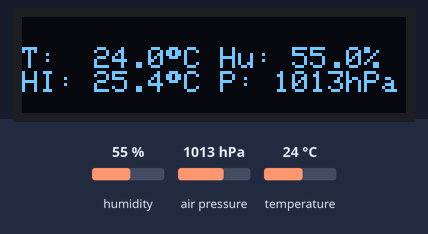
A sketch run on a simulated ESP32. Parts: 128×32 one-colour display. The test bench sets the inputs (shaded band); at power-on: humidity 55 %, air pressure 1013 hPa, temperature 24 °C. WiFi joins after 1.5 s; servers stay silent unless stated; what the sketch prints to the serial monitor is not drawn.

Above: at 3.3 s.
3.4 s: humidity set to 22 %
At 4.6 s:
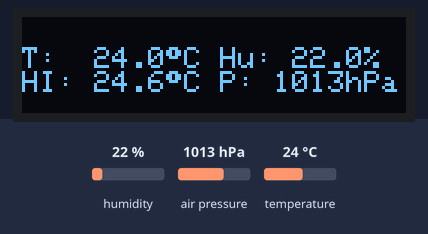
5.5 s: air pressure set to 952 hPa
At 7.5 s:
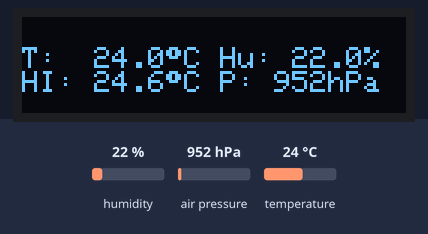
7.9 s: temperature set to 12 °C
At 9.2 s:
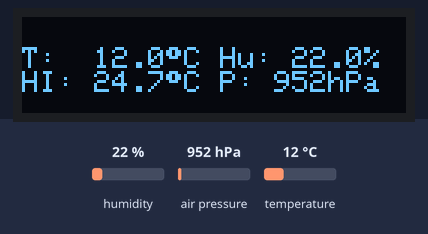
10.4 s: humidity set to 40 %
At 12.1 s:
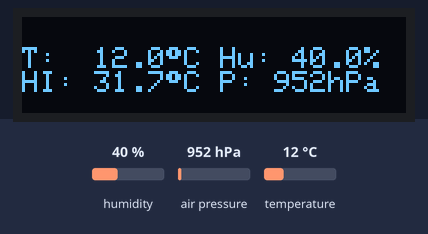
Timing chart, 0 to 13.6 s (numbered marks = the images above; inputs shaded):
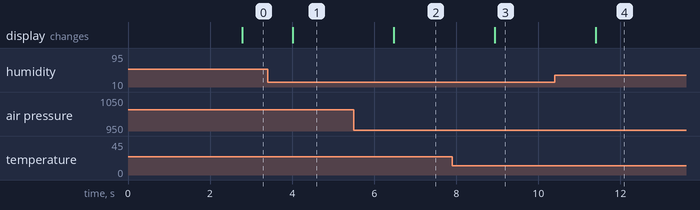

Measured:
- after the input at 3.4 s, the display: changes after 0.61 s (image 1)
- after the input at 5.5 s, the display: changes after 0.98 s (image 2)
- after the input at 7.9 s, the display: changes after 1.0 s (image 3)
- after the input at 10.4 s, the display: changes after 1.0 s (image 4)

The sketch:

weather-station.ino
```cpp
#include <WiFi.h>
#include <ESPmDNS.h>
#include <WiFiUdp.h>
#include <ArduinoOTA.h>
#include <Wire.h>
#include <NetworkClient.h>
#include <WebServer.h>
#include <ESPmDNS.h>
#include <Adafruit_GFX.h>
#include <Adafruit_SSD1306.h>
#include <Adafruit_BMP280.h>
#include <Adafruit_AHT10.h>

#define SCREEN_WIDTH 128
#define SCREEN_HEIGHT 32

Adafruit_SSD1306 display(SCREEN_WIDTH, SCREEN_HEIGHT, &Wire, -1);
Adafruit_BMP280 bmp;
Adafruit_AHT10 aht;
WiFiUDP udp;

WebServer server(80);

const char* ssid = "some-wifi-network";
const char* password = "some-wifi-password";
const char* hostname = "weather-station";

int loop_count = 0;

float* get_weather() {
  static float weather[4];
  sensors_event_t humidity, temp;
  aht.getEvent(&humidity, &temp);
  weather[0] = temp.temperature;
  weather[1] = humidity.relative_humidity;
  weather[2] = bmp.readPressure()/100;
  weather[3] = compute_heat_index(temp.temperature, humidity.relative_humidity);
  return weather;
}

void handleWeather() {
  float* weather = get_weather();
  String fake_json = "{\"temperature\": " + String(weather[0], 2) + ", \"relative_humidity\": " + String(weather[1], 2) + ", \"pressure\": " + String(weather[2], 2) + ", \"heat_index\": " + String(weather[3], 2) + "}";
  server.send(200, "application/json", fake_json);
}

void handleRoot() {
  server.send(200, "text/plain", "business-appropriate greeting");
}

void handleNotFound() {
  String message = "File Not Found\n\n";
  message += "URI: ";
  message += server.uri();
  message += "\nMethod: ";
  message += (server.method() == HTTP_GET) ? "GET" : "POST";
  message += "\nArguments: ";
  message += server.args();
  message += "\n";
  for (uint8_t i = 0; i < server.args(); i++) {
    message += " " + server.argName(i) + ": " + server.arg(i) + "\n";
  }
  server.send(404, "text/plain", message);
}

float compute_heat_index(float t, float r) {
  float c_1 = -8.78469475556;
  float c_2 = 1.61139411;
  float c_3 = 2.33854883889;
  float c_4 = -0.14611605;
  float c_5 = -0.012308094;
  float c_6 = -0.0164248277778;
  float c_7 = 2.211732*0.001;
  float c_8 = 7.2546*0.0001;
  float c_9 = -3.582*0.000001;
  float heat_index = (c_1) + (c_2*t) + (c_3*r) + (c_4*t*r) + (c_5*t*t) + (c_6*r*r) + (c_7*t*t*r) + (c_8*t*r*r) + (c_9*t*t*r*r);
  return heat_index;
}

void update_display() {
  display.clearDisplay();
  display.setTextSize(1);
  display.setTextColor(WHITE);
  display.setCursor(0, 10);
  float* weather = get_weather();
  display.println("T:  "+String(weather[0], 1)+char(247)+"C Hu: "+String(weather[1], 1)+"%");
  display.println("HI: "+String(weather[3], 1)+char(247)+"C P: "+String(weather[2], 0)+"hPa");
  display.display();
}

void setup() {
  // Set I2C pins to GPIO19 (SDA) and GPIO22 (SCK)
  Wire.begin(19, 22);

  // Initialize serial interface
  Serial.begin(115200);
  Serial.println("Booting");

  // Set display to initializing
  if(!display.begin(SSD1306_SWITCHCAPVCC, 0x3C)) { // Address 0x3D for 128x64
    Serial.println(F("SSD1306 allocation failed"));
    for(;;);
  }
  display.clearDisplay();
  display.setTextSize(1);
  display.setTextColor(WHITE);
  display.setCursor(0, 10);
  display.println("Initializing weather station...");
  display.display();

  // Connect to WiFi
  WiFi.setHostname(hostname);
  WiFi.mode(WIFI_STA);
  WiFi.begin(ssid, password);
  while (WiFi.waitForConnectResult() != WL_CONNECTED) {
    Serial.println("Connection Failed! Rebooting...");
    delay(5000);
    ESP.restart();
  }

  // Initialize ArduinoOTA
  // Port defaults to 3232
  ArduinoOTA.setHostname(hostname);
  ArduinoOTA.setPassword("some-ota-password");
  // Password can be set with it's md5 value as well
  // MD5(admin) = 21232f297a57a5a743894a0e4a801fc3
  // ArduinoOTA.setPasswordHash("21232f297a57a5a743894a0e4a801fc3");
  ArduinoOTA
    .onStart([]() {
      String type;
      if (ArduinoOTA.getCommand() == U_FLASH)
        type = "sketch";
      else
        type = "filesystem";
      Serial.println("Start updating " + type);
    })
    .onEnd([]() {
      Serial.println("\nEnd");
    })
    .onProgress([](unsigned int progress, unsigned int total) {
      Serial.printf("Progress: %u%%\r", (progress / (total / 100)));
    })
    .onError([](ota_error_t error) {
      Serial.printf("Error[%u]: ", error);
      if (error == OTA_AUTH_ERROR) Serial.println("Auth Failed");
      else if (error == OTA_BEGIN_ERROR) Serial.println("Begin Failed");
      else if (error == OTA_CONNECT_ERROR) Serial.println("Connect Failed");
      else if (error == OTA_RECEIVE_ERROR) Serial.println("Receive Failed");
      else if (error == OTA_END_ERROR) Serial.println("End Failed");
    });
  ArduinoOTA.begin();

  // Print IP address
  Serial.println("Ready");
  Serial.print("IP address: ");
  Serial.println(WiFi.localIP());

  // Initialize AHT10
  if (! aht.begin()) {
    Serial.println("Could not find the AHT10 sensor");
    while (1) delay(10);
  }
  Serial.println("AHT10 sensor found");

  // Initialize BMP280
  if (!bmp.begin()) {
    Serial.println(F("Could not find the BMP280 sensor"));
    while (1);
  }
  bmp.setSampling(Adafruit_BMP280::MODE_NORMAL, Adafruit_BMP280::SAMPLING_X2, Adafruit_BMP280::SAMPLING_X16, Adafruit_BMP280::FILTER_X16, Adafruit_BMP280::STANDBY_MS_500);
  Serial.println("BMP280 sensor found");

  // Initialize webserver
  if (MDNS.begin("esp32")) {
    Serial.println("MDNS responder started");
  }
  server.on("/", handleRoot);
  server.on("/weather", handleWeather);
  server.onNotFound(handleNotFound);
  server.begin();
  Serial.println("HTTP server started");
}

void loop() {
  ArduinoOTA.handle();
  server.handleClient();
  // Reconnect to WiFi if disconnected
  if (WiFi.status() != WL_CONNECTED) {
    Serial.println("WiFi was disconnected, reconnecting.");
    WiFi.disconnect();
    WiFi.reconnect();
  }

  // Update SSD1306 128x32 every 1 second
  if (loop_count > 500) {
    update_display();
    loop_count = 0;
  }
  loop_count++;
  delay(2);
}
```
